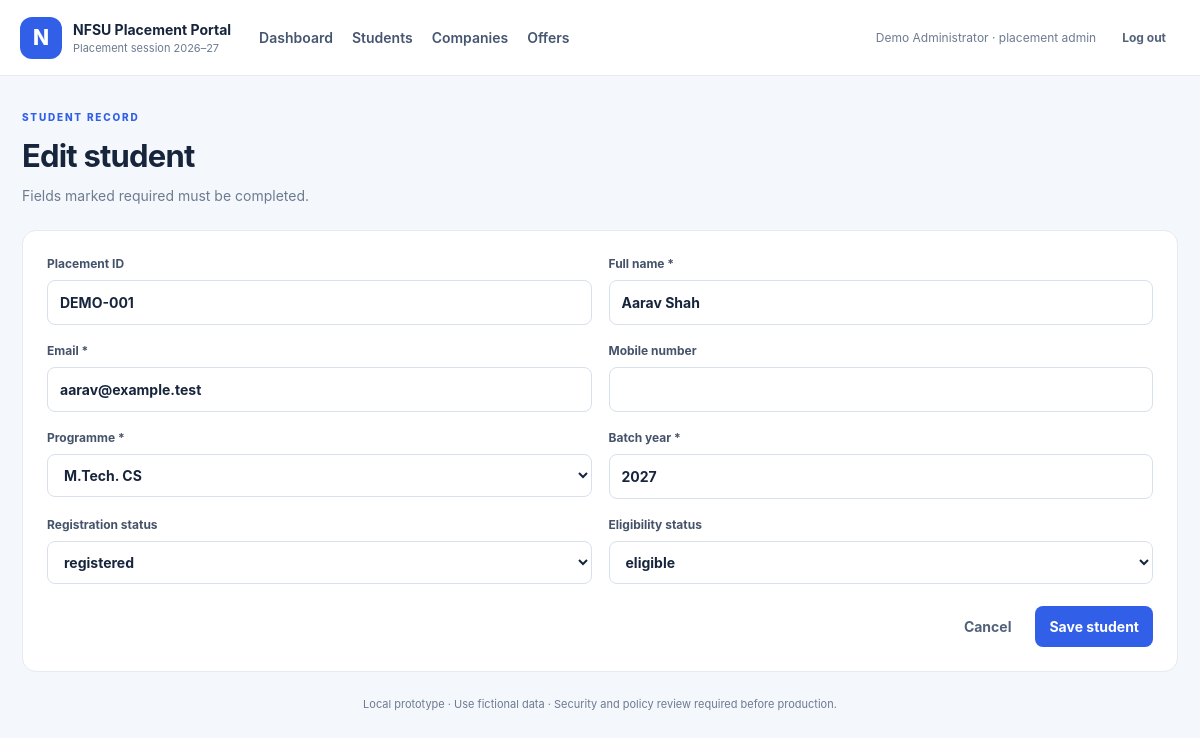
The app's page /students/1/edit (signed in) with its own data.
### app.py (models this page shows)
class User(db.Model):
    id = db.Column(db.Integer, primary_key=True)
    full_name = db.Column(db.String(120), nullable=False)
    email = db.Column(db.String(190), unique=True, nullable=False)
    password_hash = db.Column(db.String(255), nullable=False)
    role = db.Column(db.String(40), nullable=False, default="placement_officer")
    assigned_programme = db.Column(db.String(80), nullable=True)
    assigned_company_id = db.Column(db.Integer, db.ForeignKey("company.id"), nullable=True)
    active = db.Column(db.Boolean, default=True, nullable=False)

class Student(db.Model):
    id = db.Column(db.Integer, primary_key=True)
    placement_id = db.Column(db.String(40), unique=True, nullable=False)
    full_name = db.Column(db.String(160), nullable=False)
    mobile = db.Column(EncryptedText())
    email = db.Column(db.String(190), nullable=False)
    programme = db.Column(db.String(80), nullable=False)
    batch_year = db.Column(db.Integer, nullable=False)
    registration_status = db.Column(db.String(30), default="registered", nullable=False)
    eligibility_status = db.Column(db.String(30), default="pending", nullable=False)
    placement_status = db.Column(db.String(40), default="unplaced", nullable=False)
    archived = db.Column(db.Boolean, default=False, nullable=False)
    archived_at = db.Column(db.DateTime, nullable=True)
    created_at = db.Column(db.DateTime, default=datetime.utcnow, nullable=False)

### app.py (the view, shortened to what this page needs)
@app.route("/students/<int:student_id>/edit", methods=["GET", "POST"])
@permission_required("students:update")
def student_edit(student_id):
    student = db.get_or_404(Student, student_id)
    user = current_user()
    if student.archived:
        abort(404)
    if user.role == "course_coordinator" and student.programme != user.assigned_programme:
        abort(403)
    return render_template("student_form.html", student=student)

### app.py (called while the page is built)
@app.after_request
def add_security_headers(response):
    response.headers.setdefault("X-Content-Type-Options", "nosniff")
    response.headers.setdefault("X-Frame-Options", "DENY")
    response.headers.setdefault("Referrer-Policy", "strict-origin-when-cross-origin")
    response.headers.setdefault("Permissions-Policy", "camera=(), microphone=(), geolocation=()")
    response.headers.setdefault("Cache-Control", "no-store")
    if request.is_secure:
        response.headers.setdefault("Strict-Transport-Security", "max-age=31536000; includeSubDomains")
    return response

def current_user():
    user_id = session.get("user_id")
    return db.session.get(User, user_id) if user_id else None

def has_permission(user, permission):
    return bool(user and user.active and permission in ROLE_PERMISSIONS.get(user.role, set()))

def permission_required(permission):
    def decorator(view):
        @wraps(view)
        def wrapped(*args, **kwargs):
            user = current_user()
            if user is None:
                return redirect(url_for("login", next=request.path))
            if not has_permission(user, permission):
                abort(403)
            return view(*args, **kwargs)
        return wrapped
    return decorator

@app.context_processor
def inject_globals():
    return {"current_user": current_user(), "programmes": PROGRAMMES}

    def process_result_value(self, value, dialect):
        if value is None or value == "":
            return value
        try:
            return fernet.decrypt(value.encode("ascii")).decode("utf-8")
        except (InvalidToken, ValueError):
            return value

### templates/student_form.html
{% extends "base.html" %}{% block content %}
<section class="pagehead"><div><p class="eyebrow">STUDENT RECORD</p><h1>{{ 'Edit student' if student else 'Add student' }}</h1><p class="muted">Fields marked required must be completed.</p></div></section>
<form class="panel form-panel form" method="post"><input type="hidden" name="csrf_token" value="{{ csrf_token() }}">
{% if not student %}<label>Placement ID *<input name="placement_id" required maxlength="40"></label>{% else %}<label>Placement ID<input value="{{ student.placement_id }}" disabled></label>{% endif %}
<label>Full name *<input name="full_name" value="{{ student.full_name if student else '' }}" required maxlength="160"></label>
<label>Email *<input name="email" type="email" value="{{ student.email if student else '' }}" required></label>
<label>Mobile number<input name="mobile" value="{{ student.mobile or '' if student else '' }}" maxlength="25"></label>
<label>Programme *<select name="programme" required>{% for p in programmes %}<option value="{{ p }}" {% if student and student.programme == p %}selected{% endif %}>{{ p }}</option>{% endfor %}</select></label>
<label>Batch year *<input name="batch_year" type="number" min="2000" max="2100" value="{{ student.batch_year if student else 2027 }}" required></label>
{% if current_user.role != 'course_coordinator' %}
<label>Registration status<select name="registration_status">{% for v in ['registered','deregistered','not_registered'] %}<option {% if student and student.registration_status == v %}selected{% endif %}>{{ v }}</option>{% endfor %}</select></label>
<label>Eligibility status<select name="eligibility_status">{% for v in ['pending','eligible','ineligible'] %}<option {% if student and student.eligibility_status == v %}selected{% endif %}>{{ v }}</option>{% endfor %}</select></label>
{% else %}<p class="muted form-wide">Placement staff control registration and eligibility decisions.</p>{% endif %}
<div class="form-actions"><a class="btn btn-quiet" href="{{ url_for('students') }}">Cancel</a><button class="btn btn-primary">Save student</button></div>
</form>{% endblock %}

### templates/base.html (shortened to what this page needs)
<!doctype html>
<html lang="en"><head>
<link rel="stylesheet" href="{{ url_for('static', filename='style.css') }}">
</head><body>
<header class="topbar"><a class="brand" href="{{ url_for('home') }}"><span class="mark">N</span><span><b>NFSU Placement Portal</b><small>Placement session 2026–27</small></span></a>
{% if current_user %}<nav><a href="{{ url_for('home') }}">Dashboard</a><a href="{{ url_for('students') }}">Students</a><a href="{{ url_for('companies') }}">Companies</a><a href="{{ url_for('offers') }}">Offers</a></nav><div class="userbox"><span>{{ current_user.full_name }} · {{ current_user.role.replace('_',' ') }}</span><form method="post" action="{{ url_for('logout') }}"><input type="hidden" name="csrf_token" value="{{ csrf_token() }}"><button class="btn btn-quiet" type="submit">Log out</button></form></div>{% endif %}
</header><main class="container">
{% block content %}{% endblock %}
<footer>Local prototype · Use fictional data · Security and policy review required before production.</footer>
</main></body></html>

### static/style.css (style rules this page uses)
:root { --ink:#17253c;--muted:#6d7b90;--line:#e4eaf1;--bg:#f4f7fb;--blue:#315fe8;--white:#fff;--green:#147746;--red:#a12c37 }
* { box-sizing:border-box }
body { margin:0;background:var(--bg);color:var(--ink);font:14px/1.5 Inter,Segoe UI,Arial,sans-serif }
.topbar { min-height:76px;background:#fff;border-bottom:1px solid var(--line);display:flex;align-items:center;gap:28px;padding:12px max(20px,calc((100% - 1240px)/2));flex-wrap:wrap }
.brand { display:flex;align-items:center;gap:11px;text-decoration:none;color:var(--ink) }
.brand b,.brand small { display:block }
.brand small { font-size:11px;color:var(--muted) }
.mark { display:grid;place-items:center;background:var(--blue);color:#fff;font-size:21px;font-weight:800;border-radius:12px;width:42px;height:42px }
.topbar nav { display:flex;gap:19px;flex:1;flex-wrap:wrap }
.topbar nav a,.panel-head>a { color:#465670;text-decoration:none;font-weight:600 }
.userbox { display:flex;align-items:center;gap:12px;color:var(--muted);font-size:12px }
.userbox form { margin:0 }
.container { max-width:1240px;margin:0 auto;padding:34px 22px }
.pagehead { display:flex;align-items:center;justify-content:space-between;gap:18px;margin-bottom:24px }
.eyebrow { font-size:10px;letter-spacing:1.8px;color:var(--blue);font-weight:800;margin:0 0 8px }
h1 { font-size:31px;letter-spacing:-.8px;margin:0 0 5px }
.muted { color:var(--muted);margin:0 }
.btn { display:inline-flex;align-items:center;justify-content:center;border:0;border-radius:8px;padding:10px 14px;text-decoration:none;font:inherit;font-weight:700;cursor:pointer;white-space:nowrap }
.btn-primary { background:var(--blue);color:#fff }
.btn-quiet { background:transparent;color:#53627a }
.metrics article,.panel,.login-card { background:#fff;border:1px solid var(--line);border-radius:14px }
.panel { overflow:hidden }
.filters input,.filters select,.form input,.form select { border:1px solid #d8e0eb;border-radius:8px;padding:11px 12px;font:inherit;color:var(--ink);background:#fff;min-width:0 }
.form-panel { padding:24px;display:grid;grid-template-columns:repeat(2,minmax(0,1fr));gap:17px }
.form label { display:flex;flex-direction:column;gap:7px;font-size:12px;font-weight:700;color:#45536a }
.form input,.form select { width:100%;font-size:14px }
.form-actions { grid-column:1/-1;display:flex;justify-content:flex-end;gap:10px;margin-top:5px }
footer { padding:24px 0 4px;color:var(--muted);font-size:11px;text-align:center }

### records on screen
User: full_name "Demo Administrator", role.replace "placement admin"
Student: placement_id "DEMO-001", full_name "Aarav Shah", email "aarav@example.test", programme "M.Tech. CS", batch_year "2027", registration_status "registered", eligibility_status "eligible"

### other values on screen
{{ 'Edit student' if student else 'Add student' }} "Edit student"
